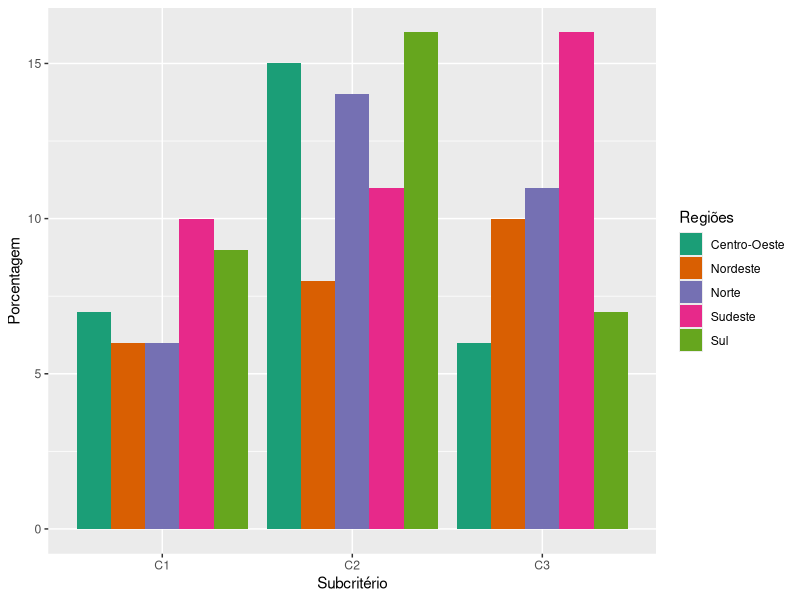

Generate this figure with R:
library(tidyverse)
library(tidyr)

df_1 <- data.frame(
    regioes = c('Sudeste', 'Nordeste', 'Sul', 'Norte', 'Centro-Oeste'),
    C1 = c(12, 5, 13, 7, 7),
    C2 = c(12, 6, 9, 9, 10),
    C3 = c(12, 12, 10, 13, 5)
) %>% pivot_longer(
    cols = -regioes,
    names_to = 'criterios',
    values_to = 'valores'
) %>% ggplot(aes(x = criterios, y = valores, fill = regioes)) +
    geom_col(position = 'dodge') +
    scale_fill_brewer(palette = 'Dark2') +
    labs(
        y = 'Porcentagem',
        x = 'Subcritério',
        fill = 'Regiões'
    ) +
    theme(legend.title = element_text())

df_2 <- data.frame(
    regioes = c('Sudeste', 'Nordeste', 'Sul', 'Norte', 'Centro-Oeste'),
    C1 = c(10, 6, 9, 6, 7),
    C2 = c(11, 8, 16, 14, 15),
    C3 = c(16, 10, 7, 11, 6)
) %>% pivot_longer(
    cols = -regioes,
    names_to = 'criterios',
    values_to = 'valores'
) %>% ggplot(aes(x = criterios, y = valores, fill = regioes)) +
    geom_col(position = 'dodge') +
    scale_fill_brewer(palette = 'Dark2') +
    labs(
        y = 'Porcentagem',
        x = 'Subcritério',
        fill = 'Regiões'
    ) +
    theme(legend.title = element_text())

ggsave(
    'C:/Users/lazar/Master-Dissertation/figuras/tic_domiciilios_2024_g2a_2.png', 
    dpi=300,
    width = 10,
    height = 6,
    units = "in"
)